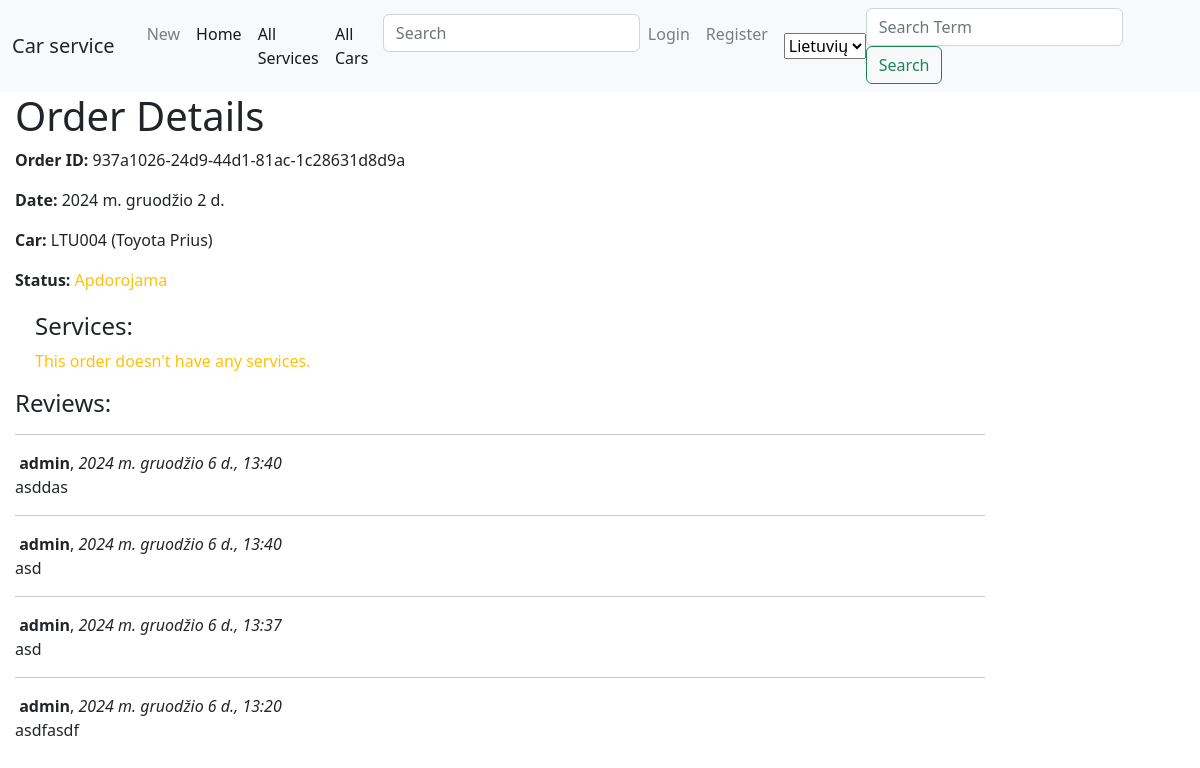
Screenshot of /car_service/orders/937a1026-24d9-44d1-81ac-1c28631d8d9a with the database file from the repository.
### car_service/models.py (models this page shows, shortened)
class Order(models.Model):
    id = models.UUIDField(primary_key=True, default=uuid.uuid4, help_text=_('Unique ID Car Order'), null=False)
    date = models.DateField(_('Will be accessible'), null=True)
    car_id = models.ForeignKey('Car', on_delete=models.CASCADE, null=True, verbose_name=_('Car'))
    client = models.ForeignKey(User, on_delete=models.SET_NULL, null=True, blank=True, verbose_name=_('Client'))
    LOAN_STATUS = (
        ('p', _('Processing')),
        ('d', _('Delivered')),
        ('t', _('Ready To Deliver')),
        ('r', _('Reserved')),
    )
    status = models.CharField(
        _('Status'),
        max_length=1,
        choices=LOAN_STATUS,
        blank=True,
        default='p',
        help_text=_('Order Status'),
    )
    def car_brand(self):
        return self.car_id.car_model_id.brand
    car_brand.short_description = _('Car Brand')
    def car_model(self):
        return self.car_id.car_model_id.model
    car_model.short_description = _('Car Model')
    class Meta:
        verbose_name = _("Order")
        verbose_name_plural = _("Orders")

class Car(models.Model):
    license_plate = models.CharField(
        _('License Plate'),
        max_length=6,
        help_text=_('Enter the license plate of a car (example: XXX000)'),
        null=False,
    )
    car_model_id = models.ForeignKey('CarModel', on_delete=models.CASCADE, null=True, verbose_name=_('Car Model'))
    vin_code = models.CharField(
        _('VIN Code'),
        max_length=17,
        help_text=_('Enter the VIN code (example: 4Y1SL65848Z411439)'),
        null=False,
    )
    client = models.CharField(_('Client'), max_length=100, null=False)
    description = HTMLField(_('Description'))
    picture = models.ImageField(_('Picture'), upload_to='pictures', null=True, blank=True)
    class Meta:
        verbose_name = _("Car")
        verbose_name_plural = _("Cars")

class CarModel(models.Model):
    brand = models.CharField(_('Brand'), max_length=100, null=False)
    model = models.CharField(_('Model'), max_length=100, null=False)
    class Meta:
        verbose_name = _("Car Model")
        verbose_name_plural = _("Car Models")

class OrderReview(models.Model):
    order = models.ForeignKey('Order', on_delete=models.SET_NULL, null=True, blank=True, verbose_name=_('Order'))
    reviewer = models.ForeignKey(User, on_delete=models.SET_NULL, null=True, blank=True, verbose_name=_('Reviewer'))
    date_created = models.DateTimeField(_('Date Created'), auto_now_add=True)
    content = models.TextField(_('Review'), max_length=2000)
    class Meta:
        verbose_name = _("Review")
        verbose_name_plural = _('Reviews')
        ordering = ['-date_created']

### car_service/views.py (the view, shortened to what this page needs)
# urls.py: path('orders/<uuid:pk>', views.OrderDetailView.as_view(), name='order-detail'),
class OrderDetailView(FormMixin, generic.DetailView):
    model = Order
    template_name = 'order_detail.html'
    form_class = OrderReviewForm

### car_service/forms.py
class OrderReviewForm(forms.ModelForm):
    class Meta:
        model = OrderReview
        fields = ('content', 'order', 'reviewer',)
        widgets = {'order': forms.HiddenInput(), 'reviewer': forms.HiddenInput()}

### car_service/templates/order_detail.html (shortened to what this page needs)
{% extends "base.html" %}
{% block content %}
<h1>Order Details</h1>
<p><strong>Order ID:</strong> {{ order.id }}</p>
<p><strong>Date:</strong> {{ order.date }}</p>
<p><strong>Car:</strong> {{ order.car_id.license_plate }} ({{ order.car_brand }} {{ order.car_model }})</p>
<p>
    <strong>Status:</strong>
    <span class="{% if order.status == 'p' %}text-warning{% elif order.status == 'd' %}text-success{% elif order.status == 't' %}text-info{% elif order.status == 'r' %}text-danger{% endif %}">
      {{ order.get_status_display }}
    </span>
</p>
<div style="margin-left:20px;margin-top:20px">
    <h4>Services:</h4>
    {% for service in order.orderservice_set.all %}
    <hr>
    <p><strong>Service:</strong> {{ service.name }}</p>
    <p><strong>Cost (per serv.):</strong> {{ service.service.price }} EUR</p>
    <p><strong>Quantity:</strong> {{ service.quantity }}</p>
    <p><strong>Total Price:</strong> {{ service.total_price }} EUR</p>
    {% empty %}
    <p class="text-warning">This order doesn't have any services.</p>
    {% endfor %}
</div>
<h4>Reviews:</h4>
{% if order.orderreview_set.all %}
{% for review in order.orderreview_set.all %}
<hr>
<strong>{{ review.reviewer }}</strong>, <em>{{ review.date_created}}</em>
<p>{{ review.content }}</p>
{% endfor %}
{% else %}
<p>Order doesn't have any reviews.</p>
{% endif %}
{% endblock %}

### rows the page displays
Order: id "937a1026-24d9-44d1-81ac-1c28631d8d9a", date "2024 m. gruodžio 2 d.", car_id.license_plate "LTU004", car_brand "Toyota", car_model "Prius", status "Apdorojama"
OrderReview: reviewer "admin", date_created "2024 m. gruodžio 6 d., 13:40", content "asddas"
OrderReview: reviewer "admin", date_created "2024 m. gruodžio 6 d., 13:40", content "asd"
OrderReview: reviewer "admin", date_created "2024 m. gruodžio 6 d., 13:37", content "asd"
OrderReview: reviewer "admin", date_created "2024 m. gruodžio 6 d., 13:20", content "asdfasdf"

### other values shown
form field language "Lietuvių"
